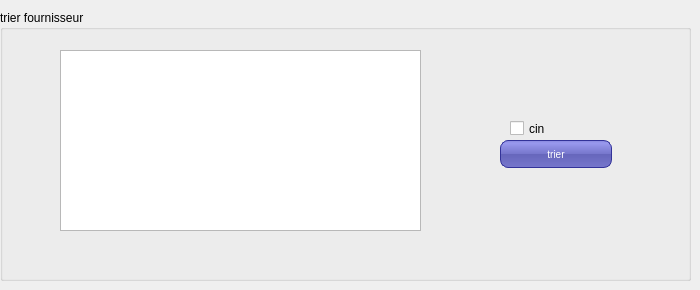
      <widget class="QWidget" name="tab_7">
       <attribute name="title">
        <string>trier  fournisseur</string>
       </attribute>
       <widget class="QGroupBox" name="groupBox_6">
        <property name="geometry">
         <rect>
          <x>0</x>
          <y>10</y>
          <width>691</width>
          <height>271</height>
         </rect>
        </property>
        <property name="title">
         <string>trier fournisseur</string>
        </property>
        <widget class="QTableView" name="tabfournisseurtrier">
         <property name="geometry">
          <rect>
           <x>60</x>
           <y>40</y>
           <width>361</width>
           <height>181</height>
          </rect>
         </property>
        </widget>
        <widget class="QPushButton" name="trierfournisseur">
         <property name="geometry">
          <rect>
           <x>500</x>
           <y>130</y>
           <width>112</width>
           <height>28</height>
          </rect>
         </property>
         <property name="styleSheet">
          <string notr="true">QPushButton {
color: white;
background-color: QLinearGradient( x1: 0, y1: 0, x2: 0, y2: 1, stop: 0 #88d, stop: 0.1 #99e, stop: 0.49 #77c, stop: 0.5 #66b, stop: 1 #77c);
border-width: 1px;
border-color: #339;
border-style: solid;
border-radius: 8;
padding: 3px;
font-size: 10px;
padding-left: 5px;
padding-right: 5px;
min-width: 100px;
max-width: 100px;
min-height: 20px;
max-height: 20px;
}</string>
         </property>
         <property name="text">
          <string>trier</string>
         </property>
        </widget>
        <widget class="QCheckBox" name="cin">
         <property name="geometry">
          <rect>
           <x>510</x>
           <y>110</y>
           <width>70</width>
           <height>17</height>
          </rect>
         </property>
         <property name="text">
          <string>cin</string>
         </property>
        </widget>
       </widget>
      </widget>
